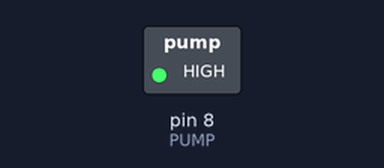
A sketch run on a simulated Arduino Uno, built with avr-gcc and run on an emulated ATmega328P. On the bench: switched loads named in the sketch (green lamp = pin HIGH).

Above: at 1.5 s.
At 5.5 s:
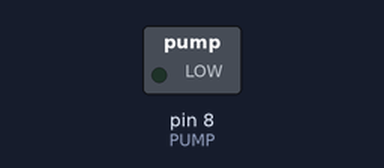
Timing chart, 0 to 10.4 s (numbered marks = the images above):
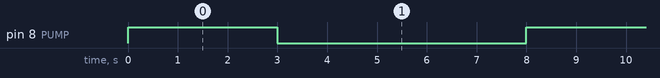

The sketch:

pump_control.ino
```cpp
#define Water A0    //定義AO 引腳 為 IO-A0
#define Moisture A1 //定義A1 引腳 為 IO-A1
#define DO 7        //定義DO 引腳 為 IO-7
#define PUMP 8        //定義DO 引腳 為 IO-7

void setup() {
  pinMode(Water, INPUT);//定義A0為輸入模式
  pinMode(Moisture, INPUT);//定義A1為輸入模式
  pinMode(DO, INPUT);
  pinMode(PUMP, OUTPUT);
  Serial.begin(9600);
}

void loop()  /*迴圈*/
{
  pump_start();
}

int water_check()
{

}

void pump_start()
{
  digitalWrite(PUMP, HIGH); // sets the digital pin on
  delay(3000);            // waits for a second
  digitalWrite(PUMP, LOW);  // sets the digital pin off
  delay(5000);            // waits for a second
}
```

Measured:
- by itself, pin 8 (PUMP): alternates HIGH for 3.0 s and LOW for 5.0 s
